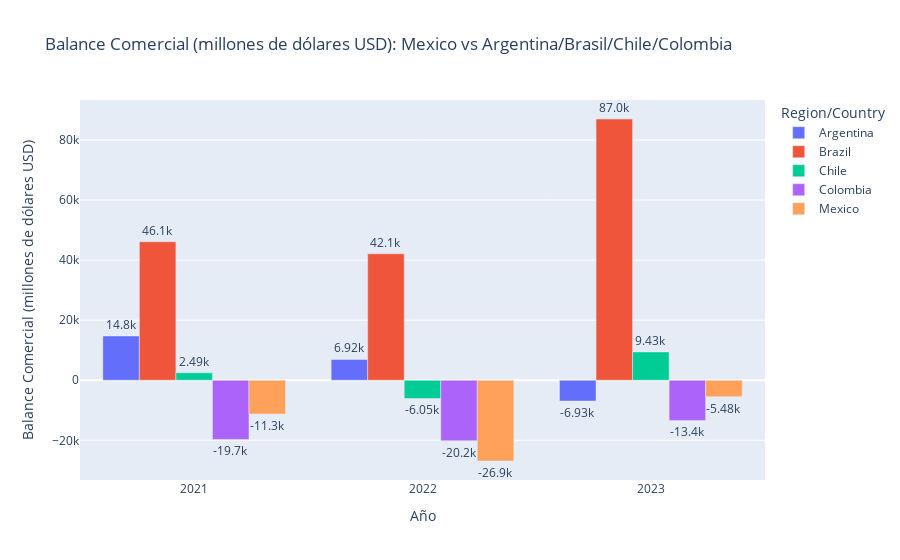

The notebook cell saved with this chart:
### Code cell
# Filtrar solo Balance importaciones/exportaciones
balance = df_filtrado[df_filtrado['Series'] == 'Balance imports/exports (millions of US dollars)']

# Seleccionar México y Argentina/Brasil/Chile/Colombia
subset = balance[balance['Region/Country'].isin(['Mexico', 'Argentina', 'Brazil', 'Chile', 'Colombia'])]

# Gráfico de barras
fig = px.bar(
    subset,
    x="Year",
    y="Value",
    color="Region/Country",
    barmode="group",
    title="Balance Comercial (millones de dólares USD): Mexico vs Argentina/Brasil/Chile/Colombia",
    labels={"Value": "Balance Comercial (millones de dólares USD)", "Year": "Año"}
)
fig.update_traces(texttemplate='%{y:.3s}', textposition='outside')
fig.show()

### Figure 1 — Plotly figure (JSON) as saved in the notebook; plotly's stock layout.template omitted (floating-point values rounded to 4 significant figures)
{"data": [{"alignmentgroup": "True", "hovertemplate": "Region/Country=Argentina<br>Año=%{x}<br>Balance Comercial (millones de dólares USD)=%{y}<extra></extra>", "legendgroup": "Argentina", "marker": {"color": "#636efa", "pattern": {"shape": ""}}, "name": "Argentina", "offsetgroup": "Argentina", "orientation": "v", "showlegend": true, "textposition": "outside", "texttemplate": "%{y:.3s}", "type": "bar", "x": [2021, 2022, 2023], "xaxis": "x", "y": [14751, 6923, -6925], "yaxis": "y"}, {"alignmentgroup": "True", "hovertemplate": "Region/Country=Brazil<br>Año=%{x}<br>Balance Comercial (millones de dólares USD)=%{y}<extra></extra>", "legendgroup": "Brazil", "marker": {"color": "#EF553B", "pattern": {"shape": ""}}, "name": "Brazil", "offsetgroup": "Brazil", "orientation": "v", "showlegend": true, "textposition": "outside", "texttemplate": "%{y:.3s}", "type": "bar", "x": [2021, 2022, 2023], "xaxis": "x", "y": [46124, 42119, 86985], "yaxis": "y"}, {"alignmentgroup": "True", "hovertemplate": "Region/Country=Chile<br>Año=%{x}<br>Balance Comercial (millones de dólares USD)=%{y}<extra></extra>", "legendgroup": "Chile", "marker": {"color": "#00cc96", "pattern": {"shape": ""}}, "name": "Chile", "offsetgroup": "Chile", "orientation": "v", "showlegend": true, "textposition": "outside", "texttemplate": "%{y:.3s}", "type": "bar", "x": [2021, 2022, 2023], "xaxis": "x", "y": [2486, -6049, 9430], "yaxis": "y"}, {"alignmentgroup": "True", "hovertemplate": "Region/Country=Colombia<br>Año=%{x}<br>Balance Comercial (millones de dólares USD)=%{y}<extra></extra>", "legendgroup": "Colombia", "marker": {"color": "#ab63fa", "pattern": {"shape": ""}}, "name": "Colombia", "offsetgroup": "Colombia", "orientation": "v", "showlegend": true, "textposition": "outside", "texttemplate": "%{y:.3s}", "type": "bar", "x": [2021, 2022, 2023], "xaxis": "x", "y": [-19709, -20151, -13368], "yaxis": "y"}, {"alignmentgroup": "True", "hovertemplate": "Region/Country=Mexico<br>Año=%{x}<br>Balance Comercial (millones de dólares USD)=%{y}<extra></extra>", "legendgroup": "Mexico", "marker": {"color": "#FFA15A", "pattern": {"shape": ""}}, "name": "Mexico", "offsetgroup": "Mexico", "orientation": "v", "showlegend": true, "textposition": "outside", "texttemplate": "%{y:.3s}", "type": "bar", "x": [2021, 2022, 2023], "xaxis": "x", "y": [-11255, -26884, -5478], "yaxis": "y"}], "layout": {"barmode": "group", "legend": {"title": {"text": "Region/Country"}, "tracegroupgap": 0}, "title": {"text": "Balance Comercial (millones de dólares USD): Mexico vs Argentina/Brasil/Chile/Colombia"}, "xaxis": {"anchor": "y", "domain": [0, 1], "title": {"text": "Año"}}, "yaxis": {"anchor": "x", "domain": [0, 1], "title": {"text": "Balance Comercial (millones de dólares USD)"}}}}
